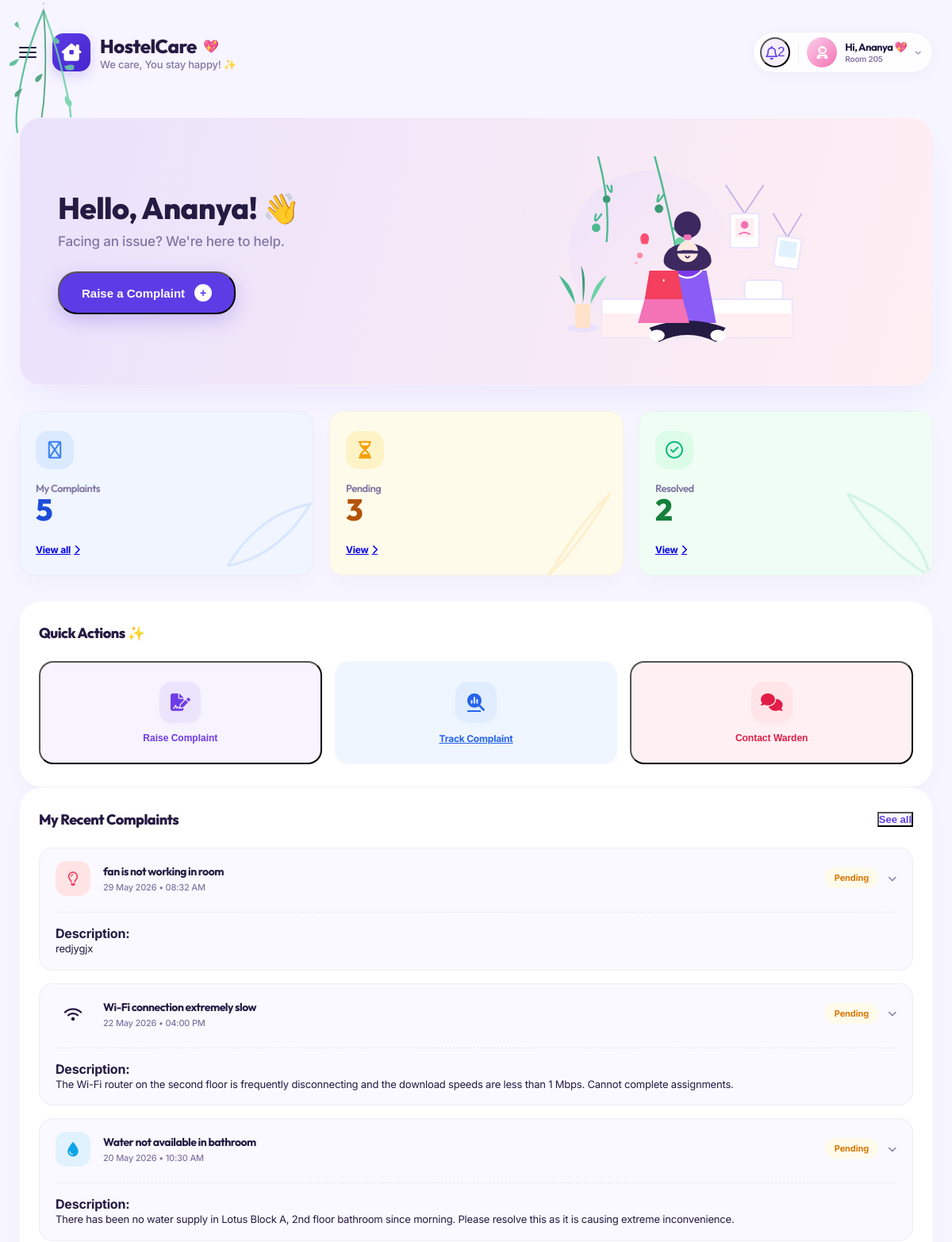
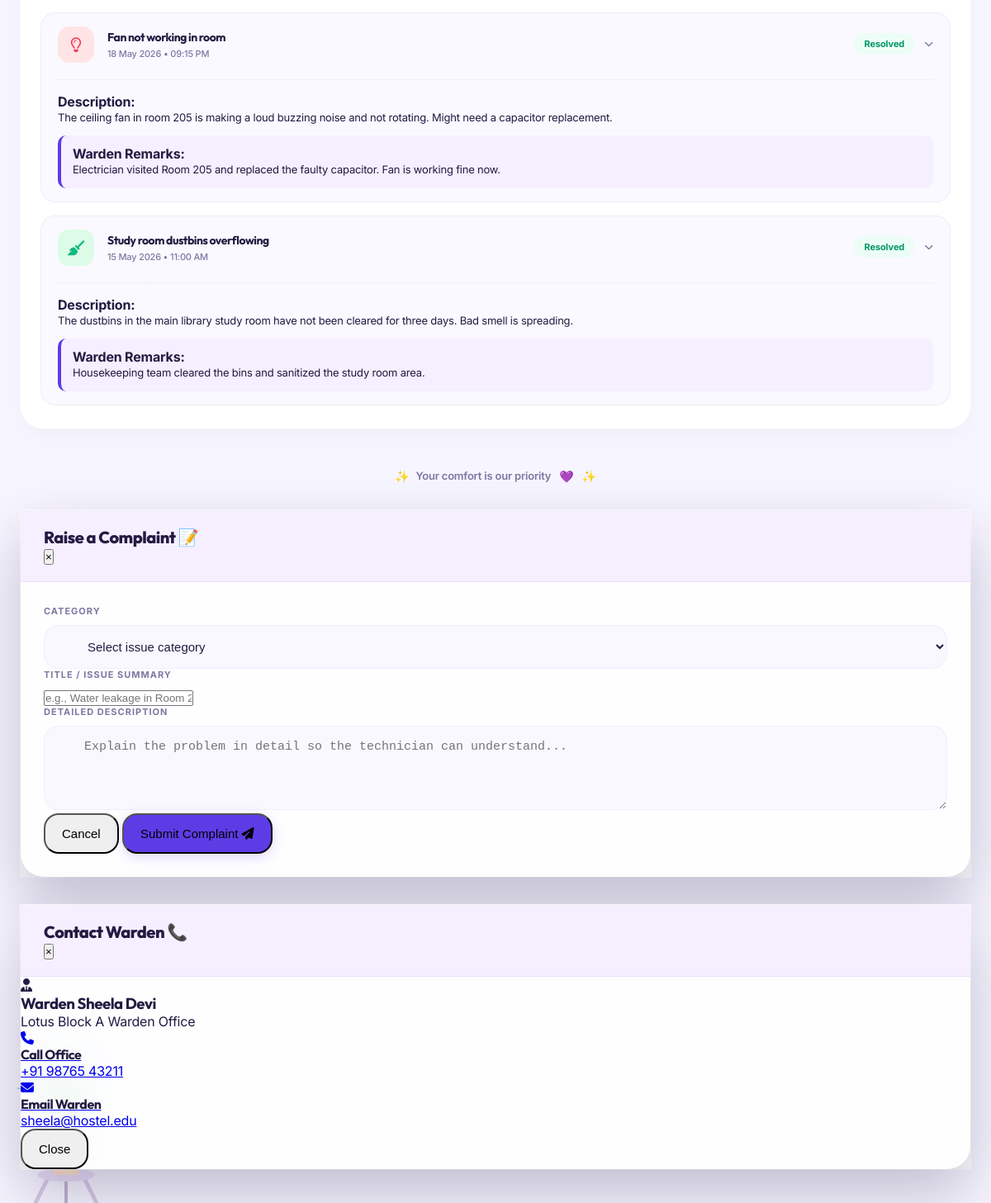
Screenshot of /dashboard/ (signed in) with the database file from the repository (2 pictures, top to bottom).
### complaints/models.py (models this page shows, shortened)
class CustomUser(AbstractUser):
    ROLE_CHOICES = (
        ('student', 'Student'),
        ('warden', 'Warden'),
    )
    role = models.CharField(max_length=10, choices=ROLE_CHOICES, default='student')
    room_number = models.CharField(max_length=20, blank=True, null=True)
    hostel_block = models.CharField(max_length=50, blank=True, null=True)
    phone_number = models.CharField(max_length=15, blank=True, null=True)

class Complaint(models.Model):
    STATUS_CHOICES = (
        ('Pending', 'Pending'),
        ('In Progress', 'In Progress'),
        ('Resolved', 'Resolved'),
    )
    CATEGORY_CHOICES = (
        ('Electrical', 'Electrical'),
        ('Plumbing', 'Plumbing'),
        ('Housekeeping', 'Housekeeping'),
        ('Internet/Wi-Fi', 'Internet/Wi-Fi'),
        ('Mess/Food', 'Mess/Food'),
        ('Other', 'Other'),
    )
    student = models.ForeignKey(
        CustomUser,
        on_delete=models.CASCADE,
        related_name='complaints',
        limit_choices_to={'role': 'student'}
    )
    title = models.CharField(max_length=200)
    description = models.TextField()
    category = models.CharField(max_length=25, choices=CATEGORY_CHOICES, default='Other')
    status = models.CharField(max_length=20, choices=STATUS_CHOICES, default='Pending')
    created_at = models.DateTimeField(auto_now_add=True)
    resolved_at = models.DateTimeField(blank=True, null=True)
    warden_remarks = models.TextField(blank=True, null=True)
    class Meta:
        ordering = ['-created_at']

### complaints/views.py (the view)
# urls.py: path('', lambda request: redirect('student_dashboard'), name='root_redirect'),
@login_required
def student_dashboard(request):
    if request.user.role != 'student':
        return redirect('admin:index') # Warden goes to admin panel
    complaints = Complaint.objects.filter(student=request.user)
    total_complaints = complaints.count()
    pending_complaints = complaints.filter(status='Pending').count()
    in_progress_complaints = complaints.filter(status='In Progress').count()
    resolved_complaints = complaints.filter(status='Resolved').count()
    pending_sum = pending_complaints + in_progress_complaints
    recent_complaints = complaints.order_by('-created_at')[:5]
    notifications = Notification.objects.filter(user=request.user)
    unread_notifications_count = notifications.filter(is_read=False).count()
    context = {
        'total_complaints': total_complaints,
        'pending_complaints': pending_sum,
        'resolved_complaints': resolved_complaints,
        'recent_complaints': recent_complaints,
        'notifications': notifications[:5],
        'unread_count': unread_notifications_count,
        'categories': Complaint.CATEGORY_CHOICES,
    }
    return render(request, 'student_dashboard.html', context)

### templates/student_dashboard.html (shortened to what this page needs)
{% extends 'base.html' %}
{% load static %}
{% block content %}
<div class="bg-decorations-container">
    <div class="bg-decor-top-left">
    </div>
    <div class="bg-decor-bottom-left">
    </div>
</div>
<div class="dashboard-wrapper">
    <header class="main-header animate-fade-in">
        <div class="header-left">
            <button class="hamburger-menu" aria-label="Open menu">
                <span></span>
                <span></span>
                <span></span>
            </button>
            <div class="brand">
                <div class="brand-logo-small">
                    <i class="fa-solid fa-house-chimney-window"></i>
                </div>
                <div class="brand-text">
                    <h2>HostelCare <span class="heart-outline">💖</span></h2>
                    <p>We care, You stay happy! ✨</p>
                </div>
            </div>
        </div>
        <div class="profile-pill glass" onclick="toggleDropdownMenu(event)">
            <div class="notification-wrapper" onclick="toggleNotifications(event)">
                <button class="notification-bell" aria-label="Notifications">
                    <i class="fa-regular fa-bell"></i>
                    {% if unread_count > 0 %}
                    <span class="bell-badge" id="bell-badge-count">{{ unread_count }}</span>
                    {% endif %}
                </button>
            </div>
            <div class="profile-user-info">
                <div class="avatar-container">
                    <div class="avatar-image">
                        <i class="fa-solid fa-user-astronaut"></i>
                    </div>
                </div>
                <div class="profile-user-details">
                    <h4>Hi, {{ user.first_name|default:user.username }} 💖</h4>
                    <p>Room {{ user.room_number|default:"205" }}</p>
                </div>
            </div>
            <i class="fa-solid fa-chevron-down dropdown-arrow-icon"></i>
        </div>
    </header>
    <section class="hero-banner animate-fade-in-up">
        <div class="hero-content">
            <h1>Hello, {{ user.first_name|default:user.username }}! 👋</h1>
            <p>Facing an issue? We're here to help.</p>
            <button class="btn-raise-hero open-raise-modal-btn">
                Raise a Complaint <span class="plus-icon">+</span>
            </button>
        </div>
        <div class="hero-illustration">
        </div>
    </section>
    <section class="stats-row">
        <div class="stats-card card-blue animate-scale-up" style="--delay: 100ms;">
            <div class="swirl-decor scroll-blue">
                <svg viewBox="0 0 100 100" width="100%" height="100%"><path d="M10,80 Q40,30 90,20 Q60,70 10,80" fill="none" stroke="rgba(59, 130, 246, 0.15)" stroke-width="2.5"/></svg>
            </div>
            <div class="card-icon">
                <i class="fa-regular fa-clipboard-list"></i>
            </div>
            <div class="card-details">
                <h3>My Complaints</h3>
                <span class="stat-number" id="stat-total">{{ total_complaints }}</span>
            </div>
            <a href="#complaints-section" class="card-action">View all <i class="fa-solid fa-chevron-right"></i></a>
        </div>
        <div class="stats-card card-orange animate-scale-up" style="--delay: 200ms;">
            <div class="swirl-decor scroll-orange">
                <svg viewBox="0 0 100 100" width="100%" height="100%"><path d="M20,90 Q50,40 80,10 Q50,60 20,90" fill="none" stroke="rgba(245, 158, 11, 0.15)" stroke-width="2.5"/></svg>
            </div>
            <div class="card-icon">
                <i class="fa-regular fa-hourglass-half"></i>
            </div>
            <div class="card-details">
                <h3>Pending</h3>
                <span class="stat-number" id="stat-pending">{{ pending_complaints }}</span>
            </div>
            <a href="#complaints-section" class="card-action" onclick="filterComplaints('Pending'); event.preventDefault();">View <i class="fa-solid fa-chevron-right"></i></a>
        </div>
        <div class="stats-card card-green animate-scale-up" style="--delay: 300ms;">
            <div class="swirl-decor scroll-green">
                <svg viewBox="0 0 100 100" width="100%" height="100%"><path d="M10,10 Q80,40 90,90 Q40,60 10,10" fill="none" stroke="rgba(16, 185, 129, 0.15)" stroke-width="2.5"/></svg>
            </div>
            <div class="card-icon">
                <i class="fa-regular fa-circle-check"></i>
            </div>
            <div class="card-details">
                <h3>Resolved</h3>
                <span class="stat-number" id="stat-resolved">{{ resolved_complaints }}</span>
            </div>
            <a href="#complaints-section" class="card-action" onclick="filterComplaints('Resolved'); event.preventDefault();">View <i class="fa-solid fa-chevron-right"></i></a>
        </div>
    </section>
    <div class="dashboard-grid">
        <section class="quick-actions-panel animate-fade-in-up" style="--delay: 400ms;">
            <h2 class="section-title">Quick Actions <span class="sparkle-gold">✨</span></h2>
            <div class="action-buttons-grid">
                <button class="action-btn purple-btn open-raise-modal-btn">
                    <div class="btn-icon">
                        <i class="fa-solid fa-file-signature"></i>
                    </div>
                    <span>Raise Complaint</span>
                </button>
                <a href="#complaints-section" class="action-btn blue-btn" onclick="resetFilters()">
                    <div class="btn-icon">
                        <i class="fa-solid fa-magnifying-glass-chart"></i>
                    </div>
                    <span>Track Complaint</span>
                </a>
                <button class="action-btn pink-btn" onclick="openWardenModal()">
                    <div class="btn-icon">
                        <i class="fa-solid fa-comments"></i>
                    </div>
                    <span>Contact Warden</span>
                </button>
            </div>
        </section>
        <section id="complaints-section" class="recent-complaints-panel animate-fade-in-up" style="--delay: 500ms;">
            <div class="section-header">
                <h2 class="section-title">My Recent Complaints</h2>
                <button class="see-all-btn" onclick="resetFilters()">See all</button>
            </div>
            <div class="complaints-list" id="complaints-list">
                {% if recent_complaints %}
                    {% for complaint in recent_complaints %}
                    <div class="complaint-card filter-item {{ complaint.status }}" id="complaint-{{ complaint.id }}" onclick="toggleRemarks({{ complaint.id }})">
                        <div class="complaint-left">
                            <div class="category-icon icon-{{ complaint.category|slugify }}">
                                {% if complaint.category == 'Electrical' %}
                                    <i class="fa-regular fa-lightbulb"></i>
                                {% elif complaint.category == 'Plumbing' %}
                                    <i class="fa-solid fa-droplet"></i>
                                {% elif complaint.category == 'Housekeeping' %}
                                    <i class="fa-solid fa-broom"></i>
                                {% elif complaint.category == 'Internet/Wi-Fi' %}
                                    <i class="fa-solid fa-wifi"></i>
                                {% elif complaint.category == 'Mess/Food' %}
                                    <i class="fa-solid fa-utensils"></i>
                                {% else %}
                                    <i class="fa-solid fa-circle-info"></i>
                                {% endif %}
                            </div>
                            <div class="complaint-main">
                                <h3>{{ complaint.title }}</h3>
                                <p class="complaint-date">
                                    {{ complaint.created_at|date:"d M Y • h:i A" }}
                                </p>
                            </div>
                        </div>
                        <div class="complaint-right">
                            <span class="badge {% if complaint.status == 'Resolved' %}badge-resolved{% elif complaint.status == 'In Progress' %}badge-progress{% else %}badge-pending{% endif %}">
                                {{ complaint.status }}
                            </span>
                            <i class="fa-solid fa-chevron-down expand-indicator"></i>
                        </div>
                        <div class="remarks-drawer" id="remarks-{{ complaint.id }}">
                            <div class="drawer-content">
                                <strong>Description:</strong>
                                <p>{{ complaint.description }}</p>
                                {% if complaint.warden_remarks %}
                                <div class="warden-remarks-box">
                                    <strong>Warden Remarks:</strong>
                                    <p>{{ complaint.warden_remarks }}</p>
                                </div>
                                {% endif %}
                            </div>
                        </div>
                    </div>
                    {% endfor %}
                {% else %}
                    <div class="empty-state">
                        <i class="fa-solid fa-folder-open"></i>
                        <p>No complaints raised yet.</p>
                    </div>
                {% endif %}
            </div>
        </section>
    </div>
    <div class="priority-footer animate-fade-in-up" style="--delay: 550ms;">
        <span>✨</span> Your comfort is our priority <span class="heart-icon-purple">💜</span> <span>✨</span>
    </div>
    <div class="modal-overlay glass" id="raise-modal">
        <div class="modal-card animate-scale-up">
            <div class="modal-header">
                <h2>Raise a Complaint 📝</h2>
                <button class="close-modal-btn" onclick="closeRaiseModal()">&times;</button>
            </div>
            <form id="raise-complaint-form" class="modal-form">
                <div class="form-group">
                    <label for="category">Category</label>
                    <select name="category" id="category" required>
                        <option value="" disabled selected>Select issue category</option>
                    </select>
                </div>
                <div class="form-group">
                    <label for="title">Title / Issue Summary</label>
                    <input type="text" name="title" id="title" placeholder="e.g., Water leakage in Room 205 bathroom" required>
                </div>
                <div class="form-group">
                    <label for="description">Detailed Description</label>
                    <textarea name="description" id="description" rows="4" placeholder="Explain the problem in detail so the technician can understand..." required></textarea>
                </div>
                <div class="modal-actions">
                    <button type="button" class="btn-cancel" onclick="closeRaiseModal()">Cancel</button>
                    <button type="submit" class="btn-submit">
                        Submit Complaint <i class="fa-solid fa-paper-plane"></i>
                    </button>
                </div>
            </form>
        </div>
    </div>
    <div class="modal-overlay glass" id="warden-modal">
        <div class="modal-card animate-scale-up">
            <div class="modal-header">
                <h2>Contact Warden 📞</h2>
                <button class="close-modal-btn" onclick="closeWardenModal()">&times;</button>
            </div>
            <div class="warden-contact-details">
                <div class="warden-info-card">
                    <div class="warden-avatar">
                        <i class="fa-solid fa-user-tie"></i>
                    </div>
                    <h3>Warden Sheela Devi</h3>
                    <p>Lotus Block A Warden Office</p>
                </div>
                <div class="contact-methods">
                    <a href="tel:+919876543211" class="contact-method-item">
                        <i class="fa-solid fa-phone"></i>
                        <div>
                            <h4>Call Office</h4>
                            <p>+91 98765 43211</p>
                        </div>
                    </a>
                    <a href="mailto:sheela@hostel.edu" class="contact-method-item">
                        <i class="fa-solid fa-envelope"></i>
                        <div>
                            <h4>Email Warden</h4>
                            <p>sheela@hostel.edu</p>
                        </div>
                    </a>
                </div>
            </div>
            <div class="modal-actions">
                <button type="button" class="btn-cancel btn-wide" onclick="closeWardenModal()">Close</button>
            </div>
        </div>
    </div>
</div>
{% endblock %}

### templates/base.html (shortened to what this page needs)
{% load static %}
<!DOCTYPE html>
<html lang="en">
<head>
    <link rel="stylesheet" href="https://cdnjs.cloudflare.com/ajax/libs/font-awesome/6.4.0/css/all.min.css">
    <link rel="stylesheet" href="{% static 'css/style.css' %}">
</head>
<body>
    <div class="app-container">
        {% block content %}{% endblock %}
    </div>
</body>
</html>

### rows the page displays
CustomUser: first_name "Ananya", room_number "205"
Complaint: category "Electrical" (drawn), title "fan is not working in room", created_at "29 May 2026 • 08:32 AM", status "Pending", description "redjygjx"
Complaint: category "Internet/Wi-Fi" (drawn), title "Wi-Fi connection extremely slow", created_at "22 May 2026 • 04:00 PM", status "Pending", description "The Wi-Fi router on the second floor is frequently disconnecting and the download speeds are less than 1 Mbps. Cannot complete assignments."
Complaint: category "Plumbing" (drawn), title "Water not available in bathroom", created_at "20 May 2026 • 10:30 AM", status "Pending", description "There has been no water supply in Lotus Block A, 2nd floor bathroom since morning. Please resolve this as it is causing extreme inconvenience."
Complaint: category "Electrical" (drawn), title "Fan not working in room", created_at "18 May 2026 • 09:15 PM", status "Resolved", description "The ceiling fan in room 205 is making a loud buzzing noise and not rotating. Might need a capacitor replacement.", warden_remarks "Electrician visited Room 205 and replaced the faulty capacitor. Fan is working fine now."
Complaint: category "Housekeeping" (drawn), title "Study room dustbins overflowing", created_at "15 May 2026 • 11:00 AM", status "Resolved", description "The dustbins in the main library study room have not been cleared for three days. Bad smell is spreading.", warden_remarks "Housekeeping team cleared the bins and sanitized the study room area."

### other values shown
{{ unread_count }} "2"
{{ total_complaints }} "5"
{{ pending_complaints }} "3"
{{ resolved_complaints }} "2"
